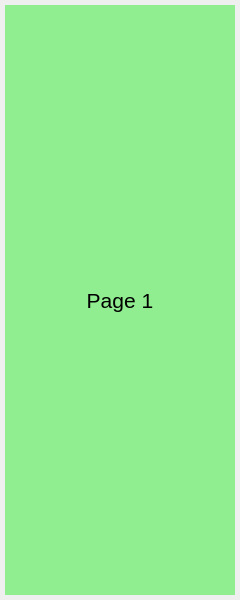
<?xml version="1.0" encoding="UTF-8"?>
<ui version="4.0">
 <class>LeftColumn</class>
 <widget class="QWidget" name="LeftColumn">
  <property name="geometry">
   <rect>
    <x>0</x>
    <y>0</y>
    <width>240</width>
    <height>600</height>
   </rect>
  </property>
  <property name="windowTitle">
   <string>Form</string>
  </property>
  <layout class="QVBoxLayout" name="main_pages_layout">
   <property name="spacing">
    <number>0</number>
   </property>
   <property name="leftMargin">
    <number>5</number>
   </property>
   <property name="topMargin">
    <number>5</number>
   </property>
   <property name="rightMargin">
    <number>5</number>
   </property>
   <property name="bottomMargin">
    <number>5</number>
   </property>
   <item>
    <widget class="QStackedWidget" name="pages">
     <property name="currentIndex">
      <number>0</number>
     </property>
     <widget class="QWidget" name="menu_1">
      <property name="styleSheet">
       <string notr="true">background: lightgreen; font-size: 16pt</string>
      </property>
      <layout class="QVBoxLayout" name="verticalLayout">
       <item>
        <widget class="QLabel" name="label_1">
         <property name="font">
          <font>
           <pointsize>16</pointsize>
          </font>
         </property>
         <property name="text">
          <string>Page 1</string>
         </property>
         <property name="alignment">
          <set>Qt::AlignCenter</set>
         </property>
        </widget>
       </item>
      </layout>
     </widget>
     <widget class="QWidget" name="menu_2">
      <property name="styleSheet">
       <string notr="true">background: lightblue; font-size: 16pt</string>
      </property>
      <layout class="QVBoxLayout" name="verticalLayout_2">
       <item>
        <widget class="QLabel" name="label_2">
         <property name="font">
          <font>
           <pointsize>16</pointsize>
          </font>
         </property>
         <property name="text">
          <string>Page 2</string>
         </property>
         <property name="alignment">
          <set>Qt::AlignCenter</set>
         </property>
        </widget>
       </item>
      </layout>
     </widget>
    </widget>
   </item>
  </layout>
 </widget>
 <resources/>
 <connections/>
</ui>
